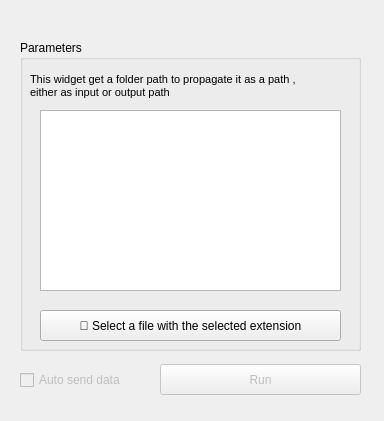
<?xml version="1.0" encoding="UTF-8"?>
<ui version="4.0">
 <class>Form</class>
 <widget class="QWidget" name="Form">
  <property name="geometry">
   <rect>
    <x>0</x>
    <y>0</y>
    <width>384</width>
    <height>421</height>
   </rect>
  </property>
  <property name="windowTitle">
   <string>File Extension Selector</string>
  </property>
  <widget class="QGroupBox" name="groupBox">
   <property name="geometry">
    <rect>
     <x>20</x>
     <y>40</y>
     <width>341</width>
     <height>311</height>
    </rect>
   </property>
   <property name="title">
    <string>Parameters</string>
   </property>
   <widget class="QListWidget" name="listExtensions">
    <property name="geometry">
     <rect>
      <x>20</x>
      <y>70</y>
      <width>301</width>
      <height>181</height>
     </rect>
    </property>
   </widget>
   <widget class="QLabel" name="Description">
    <property name="geometry">
     <rect>
      <x>10</x>
      <y>20</y>
      <width>281</width>
      <height>51</height>
     </rect>
    </property>
    <property name="sizePolicy">
     <sizepolicy hsizetype="Maximum" vsizetype="Expanding">
      <horstretch>0</horstretch>
      <verstretch>0</verstretch>
     </sizepolicy>
    </property>
    <property name="font">
     <font>
      <pointsize>8</pointsize>
     </font>
    </property>
    <property name="text">
     <string>This widget get a folder path to propagate it as a path , either as input or output path</string>
    </property>
    <property name="wordWrap">
     <bool>true</bool>
    </property>
   </widget>
   <widget class="QPushButton" name="fileButton">
    <property name="geometry">
     <rect>
      <x>20</x>
      <y>270</y>
      <width>301</width>
      <height>31</height>
     </rect>
    </property>
    <property name="text">
     <string>📂 Select a file with the selected extension</string>
    </property>
   </widget>
  </widget>
  <widget class="QPushButton" name="pushButton_send">
   <property name="enabled">
    <bool>false</bool>
   </property>
   <property name="geometry">
    <rect>
     <x>160</x>
     <y>364</y>
     <width>201</width>
     <height>31</height>
    </rect>
   </property>
   <property name="text">
    <string>Run</string>
   </property>
  </widget>
  <widget class="QCheckBox" name="checkBox_send">
   <property name="enabled">
    <bool>false</bool>
   </property>
   <property name="geometry">
    <rect>
     <x>20</x>
     <y>370</y>
     <width>121</width>
     <height>20</height>
    </rect>
   </property>
   <property name="text">
    <string>Auto send data</string>
   </property>
  </widget>
 </widget>
 <resources/>
 <connections/>
</ui>
